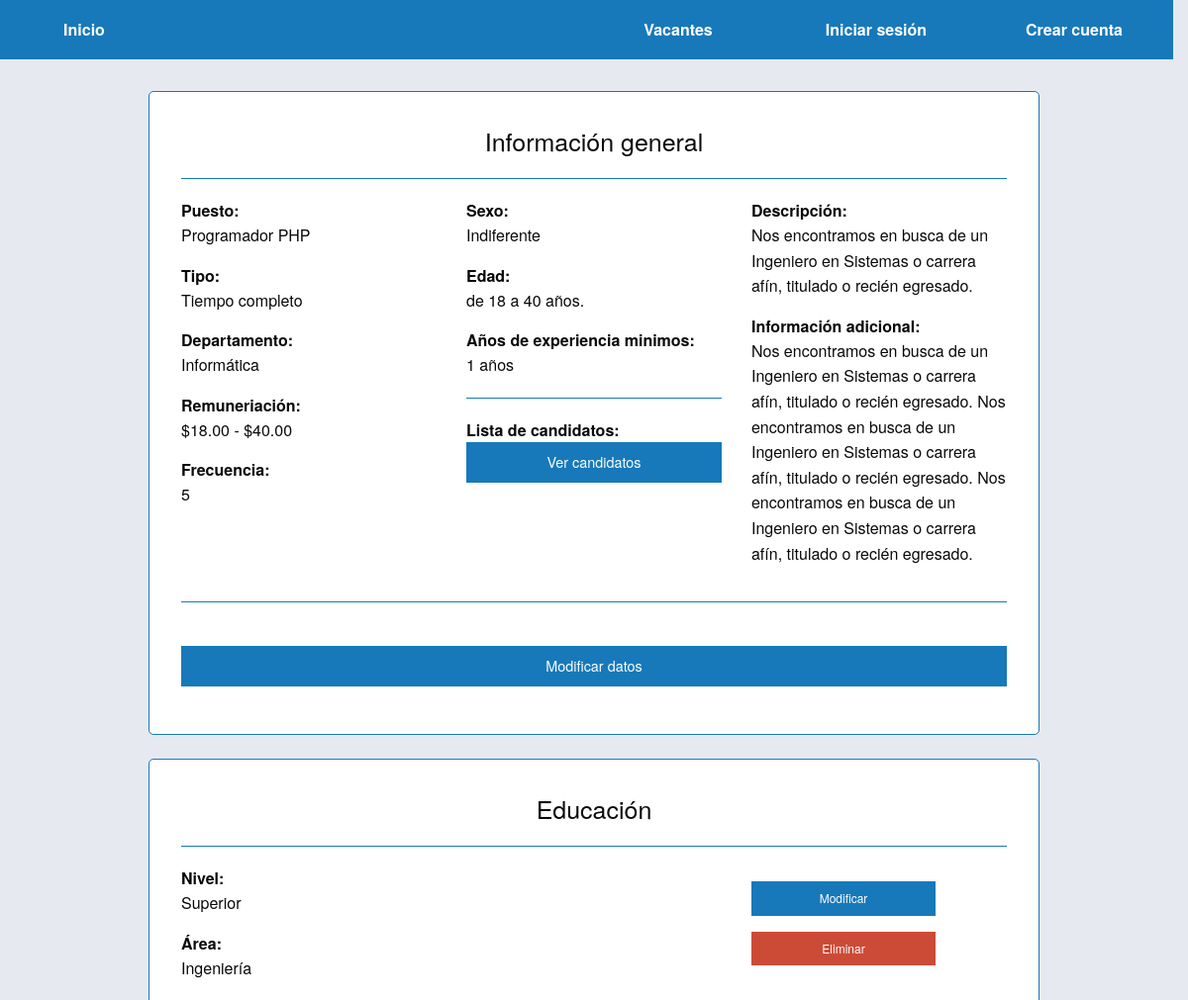
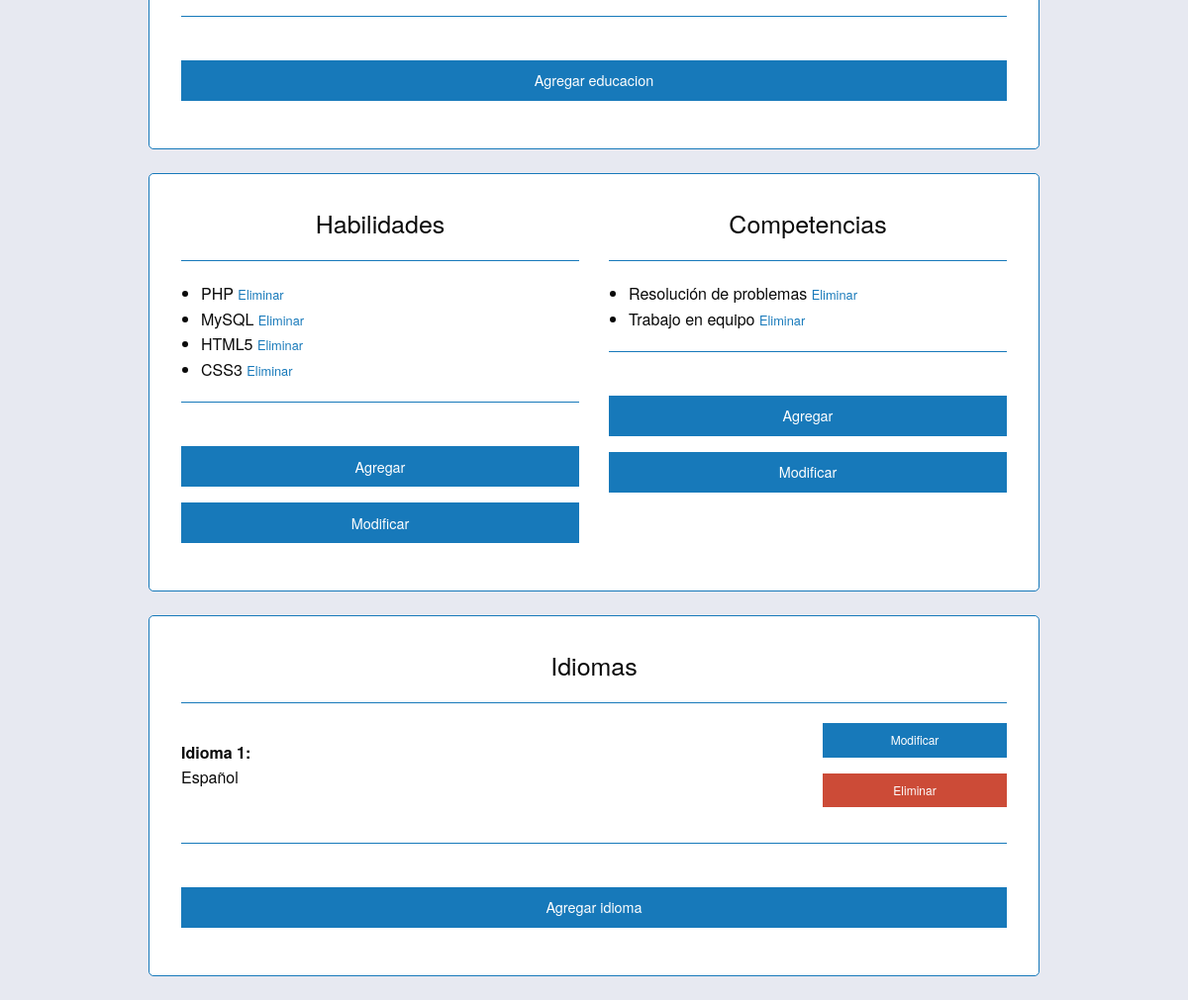
Screenshot of /vacante/2 with the database file from the repository (2 pictures, top to bottom).
### main/models.py (models this page shows, shortened)
class Vacante(models.Model):
    puesto = models.CharField(max_length=40)
    descripcion = models.TextField(max_length=400)
    tipo = models.ForeignKey(Tipo_Vacante, on_delete=models.CASCADE)
    departamento = models.ForeignKey(Departamento, on_delete=models.CASCADE)
    frecuencia = models.CharField(max_length=80)
    sexo = models.ForeignKey(Sexo, on_delete=models.CASCADE)
    años_de_experiencia_minima = models.SmallIntegerField()
    informacion_adicional = models.TextField(max_length=640)
    created_at = models.DateTimeField(auto_now_add=True)
    updated_at = models.DateTimeField(auto_now=True)
    publicada = models.BooleanField(default=False)

class Tipo_Vacante(models.Model):
    tipo = models.CharField(max_length=20)
    def __str__(self):
        return self.tipo

class Departamento(models.Model):
    departamento = models.CharField(max_length=50)
    def __str__(self):
        return self.departamento

class Remuneracion(models.Model):
    vacante = models.ForeignKey(Vacante, on_delete=models.CASCADE, default=0)
    frecuencia = models.ForeignKey(Frecuencia_Remuneracion, on_delete=models.CASCADE)
    minima = models.DecimalField(max_digits=22, decimal_places=2)
    maxima = models.DecimalField(max_digits=22, decimal_places=2)
    def __str__(self):
            return ('$' + str(self.minima) + " - $" + str(self.maxima))

class Sexo(models.Model):
    sexo = models.CharField(max_length=15)
    def __str__(self):
        return self.sexo

class Edad(models.Model):
    vacante = models.ForeignKey(Vacante, on_delete=models.CASCADE, default=0)
    minima = models.SmallIntegerField()
    maxima = models.SmallIntegerField()
    def __str__(self):
        return ('de ' + str(self.minima) + " a " + str(self.maxima) + ' años.')

class Educacion_Vacante(models.Model):
    vacante = models.ForeignKey(Vacante, on_delete=models.CASCADE)
    nivel = models.ForeignKey(Nivel_Educativo, on_delete=models.CASCADE)
    area = models.ForeignKey(Area_Educativa, on_delete=models.CASCADE)

class Nivel_Educativo(models.Model):
    nivel = models.CharField(max_length=50)
    def __str__(self):
        return self.nivel

class Area_Educativa(models.Model):
    area = models.CharField(max_length=50)
    def __str__(self):
        return self.area

class Habilidad_Vacante(models.Model):
    vacante = models.ForeignKey(Vacante, on_delete=models.CASCADE)
    habilidad = models.CharField(max_length=60)

class Competencia_Vacante(models.Model):
    vacante = models.ForeignKey(Vacante, on_delete=models.CASCADE)
    competencia = models.CharField(max_length=60)

class Idioma_Vacante(models.Model):
    vacante = models.ForeignKey(Vacante, on_delete=models.CASCADE)
    idioma = models.ForeignKey(Idioma, on_delete=models.CASCADE)

class Idioma(models.Model):
    idioma = models.CharField(max_length=20)
    def __str__(self):
        return str(self.idioma)

### main/views.py (the view)
# urls.py: path('vacante/<int:vacante_id>', views.detalle_vacante, name='detalle_vacante'),
def detalle_vacante(request, vacante_id):
    vacante = Vacante.objects.get(id=vacante_id)
    context = {
        'vacante': vacante,
    }
    return render(request, 'main/detalle/vacante.html', context)

### main/templates/main/detalle/vacante.html (shortened to what this page needs)
{% extends "main/main.html" %}
{% block content %}
    <div class="grid-x align-center">
        <div class="cell medium-9 small-11">
            <div class="container">
                <h4>Información general</h5>
                <hr>
                <div class="grid-x grid-margin-x">
                    <div class="cell large-4">
                        <b>Puesto: </b>
                        <p>{{vacante.puesto}}</p>
                        <b>Tipo: </b>
                        <p>{{vacante.tipo}}</p>
                        <b>Departamento: </b>
                        <p>{{vacante.departamento}}</p>
                        <b>Remuneriación: </b>
                        <p>{{vacante.remuneracion_set.get}}</p>
                        <b>Frecuencia: </b>
                        <p>{{vacante.frecuencia}}</p>
                    </div>
                    <div class="cell large-4">
                        <b>Sexo: </b>
                        <p>{{vacante.sexo}}</p>
                        <b>Edad: </b>
                        <p>{{vacante.edad_set.get}}</p>
                        <b>Años de experiencia minimos: </b>
                        <p>{{vacante.años_de_experiencia_minima}} años</p>
                        <hr>
                        <b>Lista de candidatos:</b>
                        <a href="{{vacante.id}}/candidatos" class="button expanded">Ver candidatos</a>
                    </div>
                    <div class="cell large-4">
                        <b>Descripción: </b>
                        <p>{{vacante.descripcion}}</p>
                        <b>Información adicional: </b>
                        <p>{{vacante.informacion_adicional}}</p>
                    </div>
                </div>
                <hr><br>
                <a href="/vacante/{{vacante.id}}/modificar" class="button expanded">Modificar datos</a>
            </div>
        </div>
    </div>
    <br>
    <div class="grid-x align-center">
        <div class="cell medium-9 small-11">
            <div class="container">
                <h4>Educación</h5>
                {% for educacion in vacante.educacion_vacante_set.all %}
                <hr>
                <div class="grid-x grid-margin-x align-middle">
                    <div class="cell medium-8 large-8">
                        <b>Nivel: </b>
                        <p>{{educacion.nivel}}</p>
                        <b>Área: </b>
                        <p>{{educacion.area}}</p>
                    </div>
                    <div class="cell medium-4 large-3">
                        <a href="/vacante/{{vacante.id}}/educacion/{{educacion.id}}" class="button expanded small">Modificar</a>
                        <a href="/vacante/{{vacante.id}}/educacion/{{educacion.id}}/eliminar" class="button expanded small alert">Eliminar</a>
                    </div>
                </div>
                {% endfor %}
                <hr><br>
                <a href="/vacante/{{vacante.id}}/educacion/crear" class="button expanded">Agregar educacion</a>
            </div>
        </div>
    </div>
    <br>
    <div class="grid-x align-center">
        <div class="cell medium-9 small-11">
            <div class="container">
                <div class="grid-x grid-margin-x">
                    <div class="cell medium-6">
                        <h4>Habilidades</h5>
                        <hr>
                        <ul>
                        {% for habilidad in vacante.habilidad_vacante_set.all %}
                            <li>{{habilidad.habilidad}}
                            <a href="/vacante/{{vacante.id}}/habilidad/{{habilidad.id}}/eliminar">
                            <small> Eliminar</small></a>
                            </li>
                        {% endfor %}
                        </ul>
                        <hr><br>
                        <a href="/vacante/{{vacante.id}}/habilidad/crear" class="button expanded">Agregar</a>
                        <a href="/vacante/{{vacante.id}}/habilidad/modificar" class="button expanded">Modificar</a>
                    </div>
                    <div class="cell medium-6">
                        <h4>Competencias</h5>
                        <hr>
                        <ul>
                        {% for competencia in vacante.competencia_vacante_set.all %}
                            <li>{{competencia.competencia}}
                            <a href="/vacante/{{vacante.id}}/competencia/{{competencia.id}}/eliminar">
                            <small> Eliminar</small></a>
                            </li>
                        {% endfor %}
                        </ul>
                        <hr><br>
                        <a href="/vacante/{{vacante.id}}/competencia/crear" class="button expanded">Agregar</a>
                        <a href="/vacante/{{vacante.id}}/competencia/modificar" class="button expanded">Modificar</a>
                    </div>
                </div>
            </div>
        </div>
    </div>
    <br>
    <div class="grid-x align-center">
        <div class="cell medium-9 small-11">
            <div class="container">
                <h4>Idiomas</h5>
                {% for idioma in vacante.idioma_vacante_set.all %}
                <hr>
                <div class="grid-x grid-margin-x align-middle">
                    <div class="cell medium-8 large-9">
                        <b>Idioma {{forloop.counter}}: </b>
                        <p>{{idioma.idioma}}</p>
                    </div>
                    <div class="cell medium-4 large-3">
                        <a href="/vacante/{{vacante.id}}/idioma/{{idioma.id}}" class="button expanded small">Modificar</a>
                        <a href="/vacante/{{vacante.id}}/idioma/{{idioma.id}}/eliminar" class="button expanded small alert">Eliminar</a>
                    </div>
                </div>
                {% endfor %}
                <hr><br>
                <a href="/vacante/{{vacante.id}}/idioma/crear" class="button expanded">Agregar idioma</a>
            </div>
        </div>
    </div>
{% endblock %}

### main/static/main/css/app.css (style rules this page uses)
body { background-color: rgb(231, 233, 241); }
h1, h2, h3, h4 { text-align: center; }
hr { border-top: 1px solid #1779ba; border-bottom: none; }
.container { border: 1px solid #1779ba; border-radius: 5px; padding: 2em; background-color: white; max-width: 1100px; word-wrap: break-word; }

### rows the page displays
Vacante: puesto "Programador PHP", tipo "Tiempo completo", departamento "Informática", remuneracion_set.get "$18.00 - $40.00", frecuencia "5", sexo "Indiferente", edad_set.get "de 18 a 40 años.", años_de_experiencia_minima "1", descripcion "Nos encontramos en busca de un Ingeniero en Sistemas o carrera afín, titulado o recién egresado.", informacion_adicional "Nos encontramos en busca de un Ingeniero en Sistemas o carrera afín, titulado o recién egresado. Nos encontramos en busca de un Ingeniero en Sistemas o carrera afín, titulado o recién egresado. Nos encontramos en busca de un Ingeniero en Sistemas o carrera afín, titulado o recién egresado."
Educacion_Vacante: nivel "Superior", area "Ingeniería"
Habilidad_Vacante: habilidad "PHP"
Habilidad_Vacante: habilidad "MySQL"
Habilidad_Vacante: habilidad "HTML5"
Habilidad_Vacante: habilidad "CSS3"
Competencia_Vacante: competencia "Resolución de problemas"
Competencia_Vacante: competencia "Trabajo en equipo"
Idioma_Vacante: idioma "Español"
